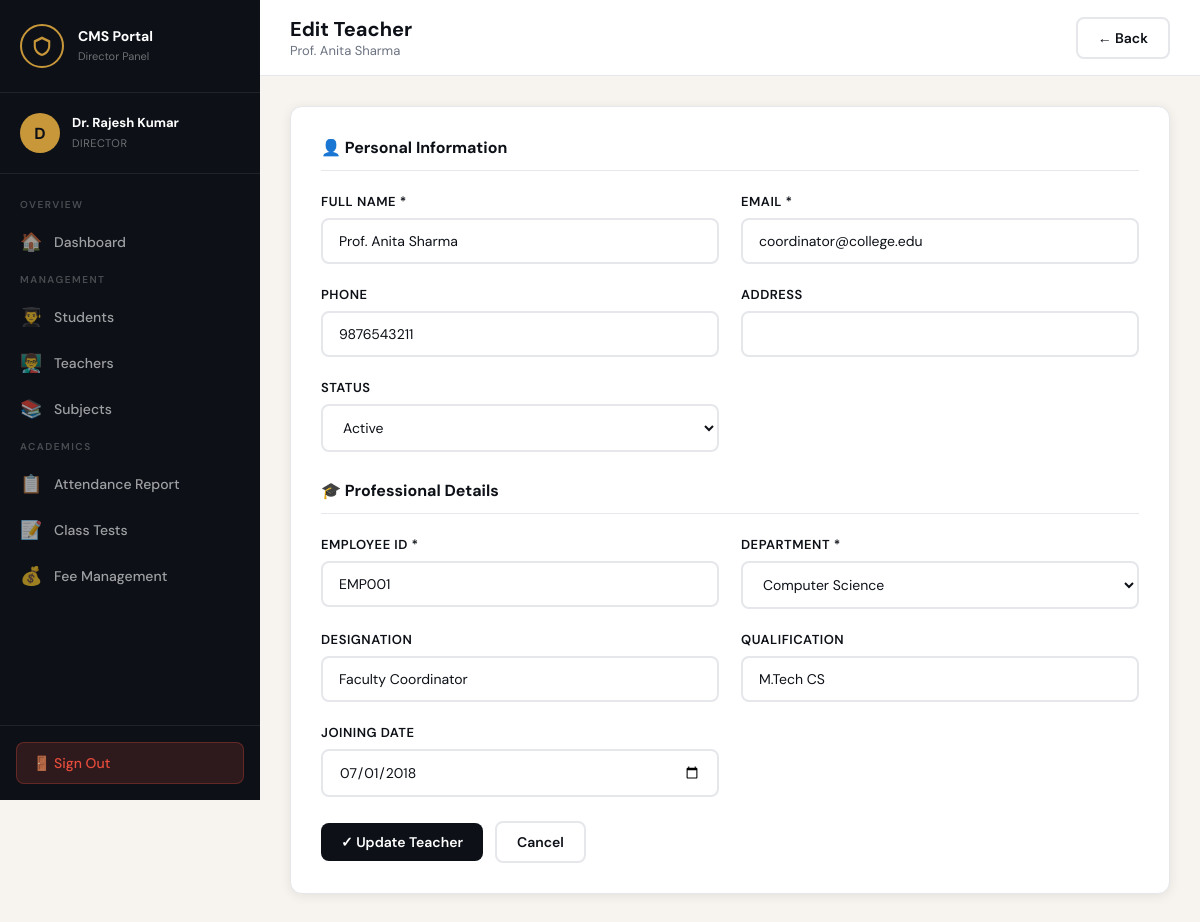
Page /teachers/edit.php?id=1 (signed in) on the committed database.
### tables this page shows
CREATE TABLE teachers (
    id INT AUTO_INCREMENT PRIMARY KEY,
    user_id INT UNIQUE,
    employee_id VARCHAR(30) UNIQUE NOT NULL,
    department_id INT,
    designation VARCHAR(100),
    qualification VARCHAR(100),
    joining_date DATE,
    FOREIGN KEY (user_id) REFERENCES users(id) ON DELETE CASCADE,
    FOREIGN KEY (department_id) REFERENCES departments(id) ON DELETE SET NULL
);

CREATE TABLE users (
    id INT AUTO_INCREMENT PRIMARY KEY,
    name VARCHAR(100) NOT NULL,
    email VARCHAR(100) UNIQUE NOT NULL,
    password VARCHAR(255) NOT NULL,
    role ENUM('director','coordinator','faculty','student') NOT NULL,
    profile_pic VARCHAR(255) DEFAULT 'default.png',
    phone VARCHAR(15),
    address TEXT,
    is_active TINYINT(1) DEFAULT 1,
    created_at TIMESTAMP DEFAULT CURRENT_TIMESTAMP
);

CREATE TABLE departments (
    id INT AUTO_INCREMENT PRIMARY KEY,
    name VARCHAR(100) NOT NULL,
    code VARCHAR(20) UNIQUE NOT NULL,
    created_at TIMESTAMP DEFAULT CURRENT_TIMESTAMP
);

### teachers/edit.php (the view, shortened to what this page needs)
<?php
require_once __DIR__ . '/../auth/session.php';
$id = (int)($_GET['id'] ?? 0);
$teacher = $conn->query("
    SELECT t.*, u.name, u.email, u.phone, u.address, u.is_active
    FROM teachers t JOIN users u ON t.user_id=u.id WHERE t.id=$id
")->fetch_assoc();
$departments = $conn->query("SELECT * FROM departments ORDER BY name");
include __DIR__ . '/../includes/header.php';
?>
<div class="main">
  <div class="topbar">
    <div class="topbar-title"><h2>Edit Teacher</h2><p><?= htmlspecialchars($teacher['name']) ?></p></div>
    <div class="topbar-right"><a href="view.php?id=<?= $id ?>" class="btn btn-outline">← Back</a></div>
  </div>
  <div class="content">
    <div class="form-card">
      <form method="POST">
        <h3 style="margin-bottom:22px;font-size:16px;border-bottom:1px solid #e5e7eb;padding-bottom:12px">👤 Personal Information</h3>
        <div class="form-grid">
          <div class="form-group">
            <label>Full Name *</label>
            <input type="text" name="name" value="<?= htmlspecialchars($teacher['name']) ?>" required>
          </div>
          <div class="form-group">
            <label>Email *</label>
            <input type="email" name="email" value="<?= htmlspecialchars($teacher['email']) ?>" required>
          </div>
          <div class="form-group">
            <label>Phone</label>
            <input type="text" name="phone" value="<?= htmlspecialchars($teacher['phone'] ?? '') ?>">
          </div>
          <div class="form-group">
            <label>Address</label>
            <input type="text" name="address" value="<?= htmlspecialchars($teacher['address'] ?? '') ?>">
          </div>
          <div class="form-group">
            <label>Status</label>
            <select name="is_active" style="padding:12px 16px;border:2px solid #e5e7eb;border-radius:8px;width:100%;font-size:14px;outline:none">
              <option value="1" <?= $teacher['is_active']?'selected':'' ?>>Active</option>
            </select>
          </div>
        </div>
        <h3 style="margin:28px 0 22px;font-size:16px;border-bottom:1px solid #e5e7eb;padding-bottom:12px">🎓 Professional Details</h3>
        <div class="form-grid">
          <div class="form-group">
            <label>Employee ID *</label>
            <input type="text" name="employee_id" value="<?= htmlspecialchars($teacher['employee_id']) ?>" required>
          </div>
          <div class="form-group">
            <label>Department *</label>
            <select name="department_id" required style="padding:12px 16px;border:2px solid #e5e7eb;border-radius:8px;width:100%;font-size:14px;outline:none">
              <?php while($d=$departments->fetch_assoc()): ?>
              <option value="<?= $d['id'] ?>" <?= $teacher['department_id']==$d['id']?'selected':'' ?>><?= htmlspecialchars($d['name']) ?></option>
              <?php endwhile; ?>
            </select>
          </div>
          <div class="form-group">
            <label>Designation</label>
            <input type="text" name="designation" value="<?= htmlspecialchars($teacher['designation'] ?? '') ?>">
          </div>
          <div class="form-group">
            <label>Qualification</label>
            <input type="text" name="qualification" value="<?= htmlspecialchars($teacher['qualification'] ?? '') ?>">
          </div>
          <div class="form-group">
            <label>Joining Date</label>
            <input type="date" name="joining_date" value="<?= $teacher['joining_date'] ?>">
          </div>
        </div>
        <div class="form-actions">
          <button type="submit" class="btn btn-primary">✓ Update Teacher</button>
          <a href="view.php?id=<?= $id ?>" class="btn btn-outline">Cancel</a>
        </div>
      </form>
    </div>
  </div>
</div>
<?php include __DIR__ . '/../includes/footer.php'; ?>

### assets/css/style.css (style rules this page uses)
:root { --ink: #0d1117; --ink2: #1a2236; --gold: #c8973a; --gold-light: #e8c87a; --paper: #f7f4ef; --cream: #ede9e0; --sidebar-w: 260px; --red: #e74c3c; --green: #27ae60; --blue: #2980b9; --purple: #8e44ad; --orange: #e67e22; --gray: #6b7280; --border: #e5e7eb; --card-shadow: 0 2px 12px rgba(0,0,0,0.08); --radius: 12px; }
* { margin: 0; padding: 0; box-sizing: border-box; }
body { font-family: 'DM Sans', sans-serif; background: var(--paper); color: var(--ink); min-height: 100vh; display: flex; }
.main { margin-left: var(--sidebar-w); flex: 1; min-height: 100vh; display: flex; flex-direction: column; }
.topbar { background: #fff; border-bottom: 1px solid var(--border); padding: 16px 30px; display: flex; align-items: center; justify-content: space-between; position: sticky; top: 0; z-index: 50; }
.topbar-title h2 { font-size: 20px; font-weight: 700; color: var(--ink); }
.topbar-title p { font-size: 13px; color: var(--gray); }
.topbar-right { display: flex; align-items: center; gap: 16px; }
.content { padding: 30px; flex: 1; }
.btn { display: inline-flex; align-items: center; gap: 8px; padding: 10px 20px; border-radius: 8px; font-size: 14px; font-weight: 600; cursor: pointer; transition: all 0.2s; border: none; text-decoration: none; font-family: 'DM Sans', sans-serif; }
.btn-primary { background: var(--ink); color: #fff; }
.btn-outline { background: transparent; border: 2px solid var(--border); color: var(--ink); }
.form-card { background: #fff; border-radius: var(--radius); padding: 30px; box-shadow: var(--card-shadow); border: 1px solid var(--border); }
.form-grid { display: grid; grid-template-columns: repeat(auto-fit, minmax(280px, 1fr)); gap: 22px; }
.form-group { display: flex; flex-direction: column; gap: 8px; }
.form-group label { font-size: 13px; font-weight: 600; color: var(--ink); text-transform: uppercase; letter-spacing: 0.5px; }
.form-group input, .form-group select, .form-group textarea { padding: 12px 16px; border: 2px solid var(--border); border-radius: 8px; font-family: 'DM Sans', sans-serif; font-size: 14px; color: var(--ink); background: #fff; transition: border-color 0.2s; outline: none; }
.form-actions { margin-top: 24px; display: flex; gap: 12px; align-items: center; }

### rows in the picture
teachers: user.name "Prof. Anita Sharma", name "Prof. Anita Sharma", email "coordinator@college.edu", phone "9876543211", employee_id "EMP001", department_id "Computer Science", designation "Faculty Coordinator", qualification "M.Tech CS", joining_date "07/01/2018"
users: is_active "Active"

### other values in the picture
$initials "D"
$_SESSION['name'] "Dr. Rajesh Kumar"
$icon "🏠 👨‍🎓 👨‍🏫 📚 📋 📝 💰"
$label "Dashboard Students Teachers Subjects Attendance Report Class Tests Fee Management"
